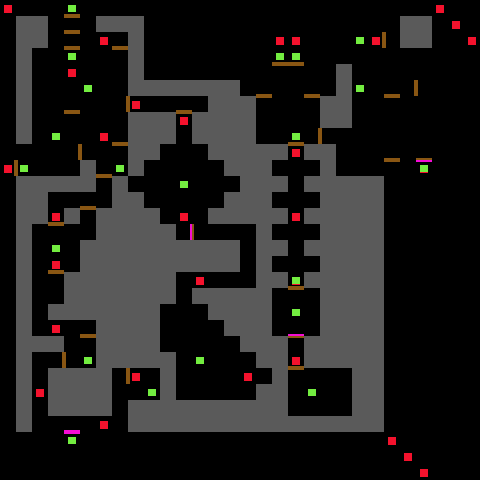

Tiled map render using the project's own tile images. Description and the map definition, with tile-layer contents summarised, below:
An orthogonal 30x30 tile map with 16x16 px tiles, 5 tile layers (walls, wandering, lights, hidden-doors, ...) and 51 objects (3x down, Ghouls (Temple 3 ambush) T3, Ghasts (Temple 3 ambush) T3, Giant Sundew (Temple 5b) T5b, Half-Orc Stablehands (Temple 6) T6, ...).

<map version="1.10" tiledversion="1.11.0" orientation="orthogonal" renderorder="right-down" width="30" height="30" tilewidth="16" tileheight="16" infinite="0" nextlayerid="11" nextobjectid="54">
 <tileset firstgid="1" name="u4-tiles" tilewidth="16" tileheight="16" tilecount="256" columns="16">
  <image source="u4-tiles.png" width="256" height="256" />
 </tileset>
 <layer id="1" name="walls" width="30" height="30">
  <data>[900 cells, 724 non-empty, 15 distinct tile ids]</data>
 </layer>
 <layer id="10" name="wandering" width="30" height="30">
  <data>[900 cells, 30 non-empty, 1 distinct tile ids]</data>
 </layer>
 <layer id="9" name="lights" width="30" height="30">
  <data>[900 cells, 21 non-empty, 1 distinct tile ids]</data>
 </layer>
 <layer id="3" name="hidden-doors" width="30" height="30">
  <data>[900 cells, 5 non-empty, 3 distinct tile ids]</data>
 </layer>
 <layer id="2" name="doors" width="30" height="30">
  <data>[900 cells, 59 non-empty, 5 distinct tile ids]</data>
 </layer>
 <objectgroup id="5" name="encounters">
  <object id="1" name="Ghouls (Temple 3 ambush) T3" x="80" y="352" width="16" height="16">
   <properties>
    <property name="id" value="1" />
   </properties>
  </object>
  <object id="2" name="Ghasts (Temple 3 ambush) T3" x="80" y="336" width="16" height="16">
   <properties>
    <property name="id" value="2" />
   </properties>
  </object>
  <object id="3" name="Giant Sundew (Temple 5b) T5b" x="112" y="160" width="16" height="16">
   <properties>
    <property name="id" value="3" />
   </properties>
  </object>
  <object id="4" name="Half-Orc Stablehands (Temple 6) T6" x="48" y="160" width="16" height="16">
   <properties>
    <property name="id" value="4" />
   </properties>
  </object>
  <object id="5" name="Doppelganger (Temple 6 loft) T6" x="16" y="160" width="16" height="16">
   <properties>
    <property name="id" value="5" />
   </properties>
  </object>
  <object id="6" name="Orc Guards (Temple 7 stonecutter's shed) T7" x="64" y="16" width="16" height="16">
   <properties>
    <property name="id" value="6" />
   </properties>
  </object>
  <object id="7" name="Giant Worker Ants (Temple 8 cemetery encounter) T8" x="48" y="96" width="16" height="16">
   <properties>
    <property name="id" value="7" />
   </properties>
  </object>
  <object id="8" name="Ghouls (Temple 8 cemetery encounter) T8" x="96" y="112" width="16" height="16">
   <properties>
    <property name="id" value="8" />
   </properties>
  </object>
  <object id="9" name="Guardian Trees (Temple 8 cemetery) T8" x="48" y="128" width="16" height="16">
   <properties>
    <property name="id" value="9" />
   </properties>
  </object>
  <object id="10" name="Wight (Temple 9 inner courtyard) T9" x="176" y="176" width="16" height="16">
   <properties>
    <property name="id" value="10" />
   </properties>
  </object>
  <object id="11" name="Basilisks (Temple 10 pen) T10" x="192" y="352" width="16" height="16">
   <properties>
    <property name="id" value="11" />
   </properties>
  </object>
  <object id="12" name="Half-Orc False Slaves (Temple 12a) T12a" x="368" y="64" width="16" height="16">
   <properties>
    <property name="id" value="12" />
   </properties>
  </object>
  <object id="13" name="Half-Orc Assassins (Temple 12a) T12a" x="368" y="80" width="16" height="16">
   <properties>
    <property name="id" value="13" />
   </properties>
  </object>
  <object id="14" name="Half-Orc Leader (Temple 12a) T12a" x="352" y="80" width="16" height="16">
   <properties>
    <property name="id" value="14" />
   </properties>
  </object>
  <object id="15" name="Orc Slaver Illusionists (Temple 12b) T12b" x="352" y="64" width="16" height="16">
   <properties>
    <property name="id" value="15" />
   </properties>
  </object>
  <object id="16" name="Harpies (Temple 14 cloister garden) T14" x="384" y="128" width="16" height="16">
   <properties>
    <property name="id" value="16" />
   </properties>
  </object>
  <object id="17" name="Orc Table Defenders (Temple 16a main courtyard) T16a" x="288" y="112" width="16" height="16">
   <properties>
    <property name="id" value="17" />
   </properties>
  </object>
  <object id="18" name="Half-Orc Flamethrower Crew (Temple 16a main courtyard) T16a" x="272" y="112" width="16" height="16">
   <properties>
    <property name="id" value="18" />
   </properties>
  </object>
  <object id="19" name="Half-Orc Portcullis Guard (Temple 16b outer winch) T16b" x="256" y="64" width="16" height="16">
   <properties>
    <property name="id" value="19" />
   </properties>
  </object>
  <object id="20" name="Half-Orc Inner Portcullis Guard (Temple 16c) T16c" x="304" y="64" width="16" height="16">
   <properties>
    <property name="id" value="20" />
   </properties>
  </object>
  <object id="21" name="Doppelganger (Temple 16c portcullis room) T16c" x="256" y="80" width="16" height="16">
   <properties>
    <property name="id" value="21" />
   </properties>
  </object>
  <object id="22" name="Half-Orc Temple Guards (Temple 18) T18" x="288" y="256" width="16" height="16">
   <properties>
    <property name="id" value="22" />
   </properties>
  </object>
  <object id="23" name="Temple Priestess (Temple 18) T18" x="288" y="288" width="16" height="16">
   <properties>
    <property name="id" value="23" />
   </properties>
  </object>
  <object id="24" name="Troll in Poorbox (Temple 18) T18" x="288" y="304" width="16" height="16">
   <properties>
    <property name="id" value="24" />
   </properties>
  </object>
  <object id="25" name="Assassin Behind Font (Temple 18) T18" x="288" y="320" width="16" height="16">
   <properties>
    <property name="id" value="25" />
   </properties>
  </object>
  <object id="26" name="Stirges (Temple 19 ruined chapel) T19" x="304" y="384" width="16" height="16">
   <properties>
    <property name="id" value="26" />
   </properties>
  </object>
 </objectgroup>
 <objectgroup id="7" name="portals">
  <object id="27" name="down" x="80" y="80" width="16" height="16">
   <properties>
    <property name="level" value="2" />
    <property name="x" value="19" />
    <property name="y" value="5" />
   </properties>
  </object>
  <object id="28" name="down" x="288" y="320" width="16" height="16">
   <properties>
    <property name="level" value="2" />
    <property name="x" value="29" />
    <property name="y" value="29" />
   </properties>
  </object>
  <object id="29" name="down" x="352" y="80" width="16" height="16">
   <properties>
    <property name="level" value="2" />
    <property name="x" value="28" />
    <property name="y" value="4" />
   </properties>
  </object>
  <object id="10" name="up" x="64" y="464" width="16" height="16">
   <properties>
    <property name="level" value="0" />
    <property name="x" value="0" />
    <property name="y" value="0" />
   </properties>
  </object>
 </objectgroup>
 <objectgroup id="8" name="messages">
  <object id="32" name="overhanging vines cover the wall here" x="64" y="432" width="16" height="16" />
  <object id="33" name="a ruined chamber with a strangely reinforced wall" x="64" y="416" width="16" height="16" />
  <object id="34" name="burnt ruins with a collapsed ceiling and rotting debris" x="64" y="352" width="16" height="16" />
  <object id="35" name="a shattered chamber with only narrow paths across the void" x="128" y="368" width="16" height="16" />
  <object id="36" name="dusty barrels filled with sour, spoiled wine" x="96" y="192" width="16" height="16" />
  <object id="37" name="a foul sticky mass lies amid buzzing flies" x="96" y="160" width="16" height="16" />
  <object id="38" name="a crude stable with horses hay and watchful guards" x="64" y="160" width="16" height="16" />
  <object id="39" name="a cluttered shed filled with tools and strange holy symbols" x="64" y="16" width="16" height="16" />
  </objectgroup>
</map>
<!-- 13 of 51 objects omitted -->
